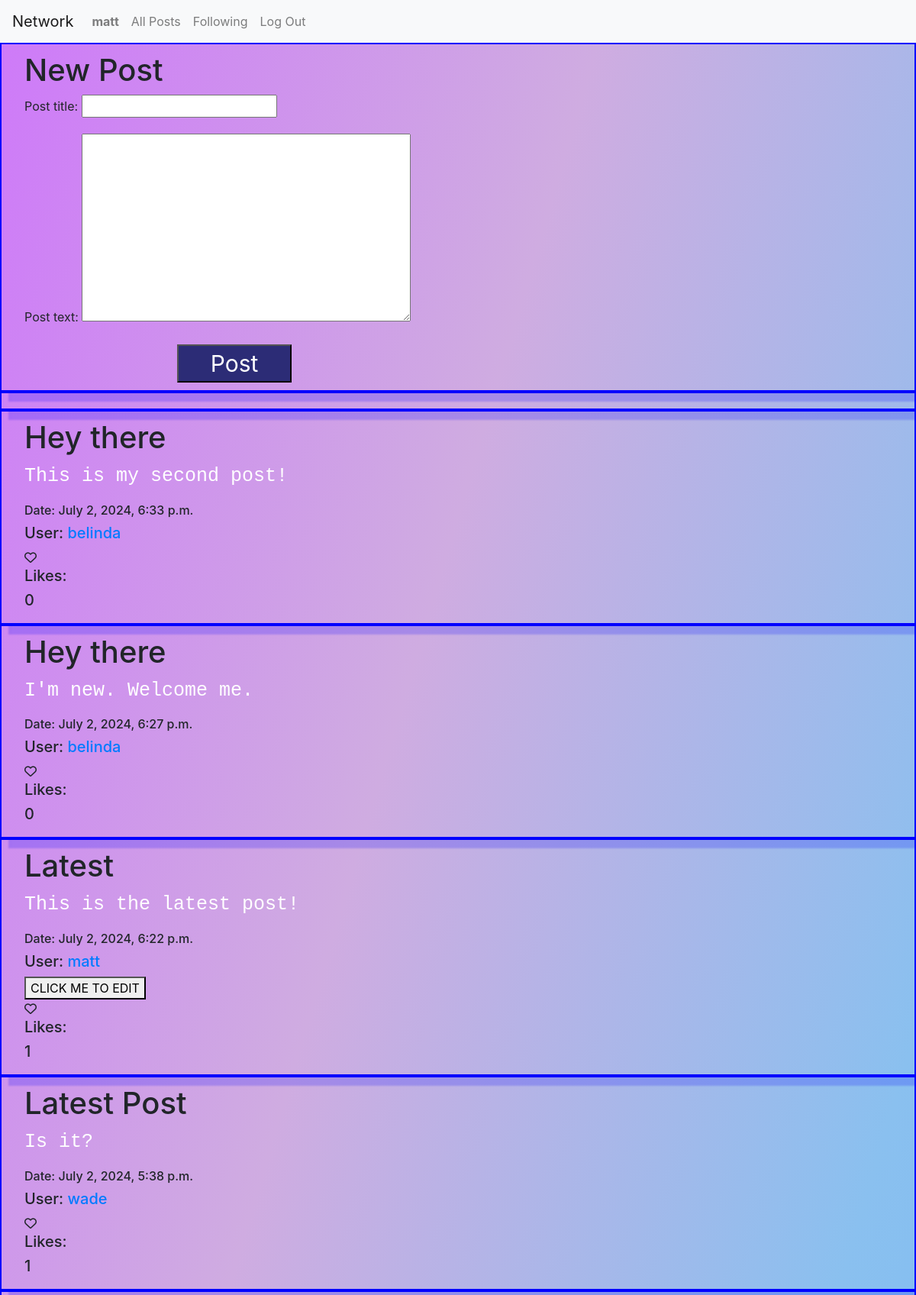
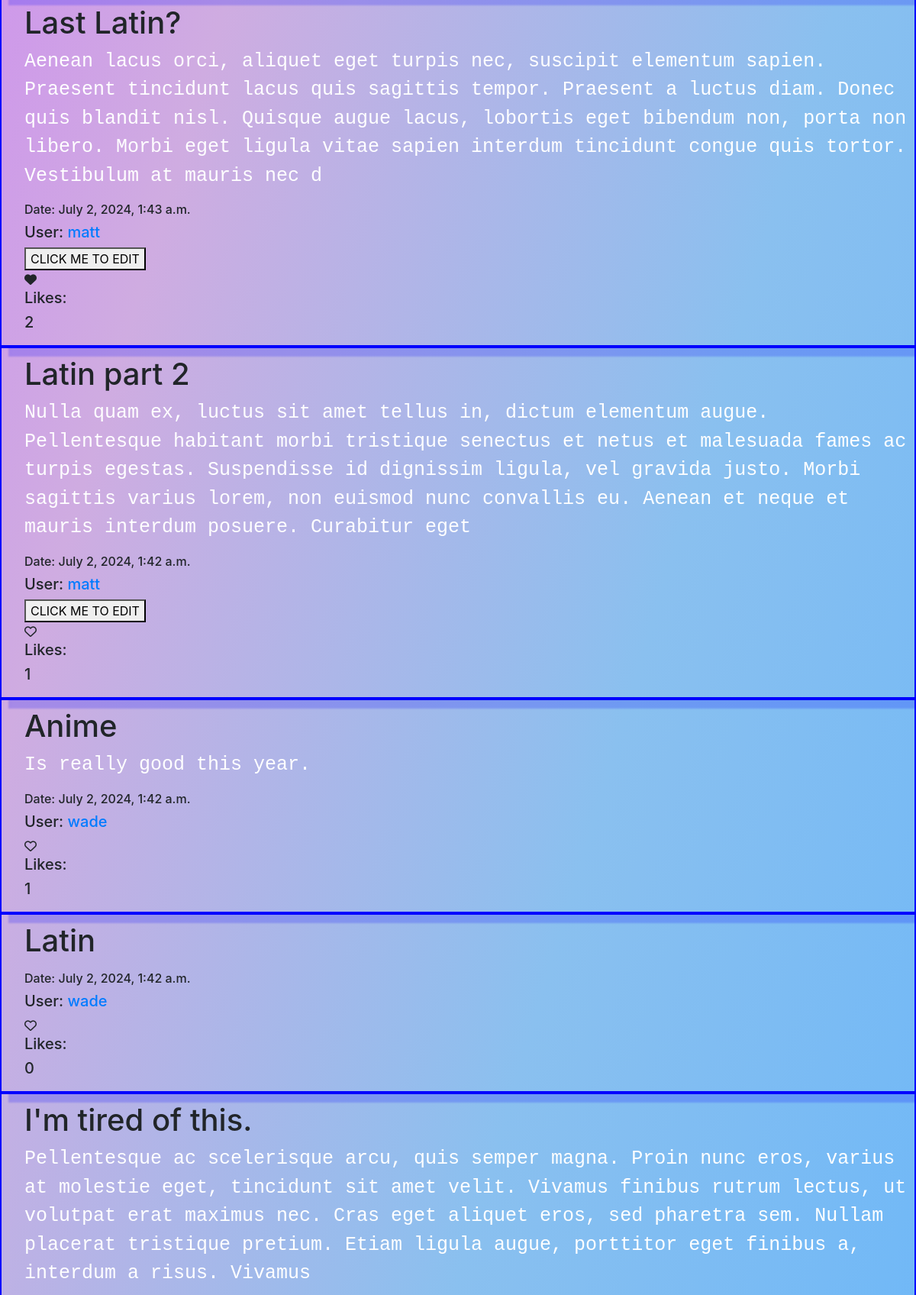
Screenshot of / (signed in, upper part) with the database file from the repository (2 pictures, top to bottom).
### network/models.py (models this page shows)
class User(AbstractUser):
    pass

class Posts(models.Model):
    post_title=models.CharField(max_length=20) #title
    post_text=models.TextField(max_length=330) #text
    likes=models.ManyToManyField(User,related_name="post_likes", blank=True) #likes, will be many users
    post_date=models.DateTimeField(auto_now_add=True) #date/time
    user=models.ForeignKey(User, related_name="post_author", on_delete=models.CASCADE) #user id foreign key

### network/views.py (the view, shortened to what this page needs)
# urls.py: path("", views.index, name="index"),
@login_required(login_url='login')  #requires user to be logged in to post and view forum
def index(request):
    form1=PostForm()                  #request post form
    posts=Posts.objects.all()        # gets all posts and paginates them when returning a render of the index view
    posts=posts.order_by("-post_date") # order posts by date
    for post in posts:                     # loop through all ordered posts and add a temporary attribute of the number of likes per post
        post.likes_counts=post.likes.count()
        post.likers=[user.id for user in post.likes.all()]
    p=Paginator(posts,10)            # paginating
    page_number=request.GET.get('page')
    page_obj=p.get_page(page_number)
    return render(request, "network/index.html", {'form1':form1, 'page_obj':page_obj})

### network/forms.py
class PostForm(forms.ModelForm):
    class Meta:
        model = Posts
        fields = ['post_title', 'post_text']

### network/templates/network/index.html (shortened to what this page needs)
{% extends "network/layout.html" %}
{% block body %}
<form method="POST" class="wade_form">
    <h1> New Post </h1>
    {{ form1.as_p }}
    <button id="button" type="submit">Post</button>
</form>
<div class="text-area"></div>
{% for page in page_obj %}
<div class="post" data-post-id="{{page.id}}"><h1>{{page.post_title}}</h1>
    <p>{{page.post_text}}</p>
    <h6>Date: {{page.post_date}}</h6>
    <h5>User: <a href="{% url 'profile' page.user.id %}">{{ page.user.username }}</a></h5>
    {% if page.user.id == request.user.id %}
<button  class="edit" data-post_id="{{page.id}}">CLICK ME TO EDIT</button>
{% endif %}
<div class="heartcontainer" data-user="{{request.user.id}}" data-post="{{page.id}}">
    {% if request.user.id in page.likers %}
    <i class="fa-solid fa-heart"></i>
{% else %}
    <i class="fa-regular fa-heart"></i>
{% endif %}
</div>
<h5>Likes:</h5>
<h5 id="likes-count-{{page.id}}">{{page.likes.count}}</h5>
</div class="endLine">
{% endfor %}
{% endblock %}

### network/templates/network/layout.html (shortened to what this page needs)
{% load static %}
<!DOCTYPE html>
<html lang="en">
    <head>
        <link rel="stylesheet" href="https://stackpath.bootstrapcdn.com/bootstrap/4.4.1/css/bootstrap.min.css">
        <link href="{% static 'network/styles.css' %}" rel="stylesheet">
    </head>
    <body>
        <nav class="navbar navbar-expand-lg navbar-light bg-light">
            <a class="navbar-brand" href="#">Network</a>
            <div>
              <ul class="navbar-nav mr-auto">
                {% if user.is_authenticated %}
                    <li class="nav-item">
                        <a class="nav-link" href="#"><strong>{{ user.username }}</strong></a>
                    </li>
                {% endif %}
                <li class="nav-item">
                  <a class="nav-link" href="{% url 'index' %}">All Posts</a>
                </li>
                {% if user.is_authenticated %}
                    <li class="nav-item">
                        <a class="nav-link" href="{% url 'following' user.id %}">Following</a>
                    </li>
                    <li class="nav-item">
                        <a class="nav-link" href="{% url 'logout' %}">Log Out</a>
                    </li>
                {% endif %}
              </ul>
            </div>
          </nav>
        <div class="body">
            {% block body %}
            {% endblock %}
        </div>
    </body>
</html>

### network/static/network/styles.css (style rules this page uses)
.post { align-content: center; align-self: flex-end; box-shadow: 12px 12px 2px 1px rgba(0, 0, 255, .2); border: 2px solid blue; padding-left: 30px; padding-bottom: 10px; padding-top: 10px; }
.post p { font-size: 25px; font-family: 'Courier New', Courier, monospace; color:rgb(255, 255, 255); }
.wade_form { align-content: center; align-self: flex-end; box-shadow: 12px 12px 2px 1px rgba(0, 0, 255, .2); border: 2px solid blue; padding-left: 30px; padding-bottom: 10px; padding-top: 10px; }
#button { float: left; margin-left: 200px; width: 150px; height: 50px; font-size: 30px; background-color: rgb(44, 44, 118); color: white; }
.text-area { align-content: center; align-self: flex-end; box-shadow: 12px 12px 2px 1px rgba(0, 0, 255, .2); border: 2px solid blue; padding-left: 30px; padding-bottom: 10px; padding-top: 10px; }
body { background: linear-gradient(to bottom right, rgb(206, 121, 249), rgb(207, 172, 225), rgb(138, 192, 239), rgb(105, 182, 249)) }

### rows the page displays
User: username "matt"
Posts: post_title "Hey there", post_text "This is my second post!", post_date "July 2, 2024, 6:33 p.m.", user.username "belinda", likes.count "0"
Posts: post_title "Hey there", post_text "I'm new. Welcome me.", post_date "July 2, 2024, 6:27 p.m.", user.username "belinda", likes.count "0"
Posts: post_title "Latest", post_text "This is the latest post!", post_date "July 2, 2024, 6:22 p.m.", user.username "matt", likes.count "1"
Posts: post_title "Latest Post", post_text "Is it?", post_date "July 2, 2024, 5:38 p.m.", user.username "wade", likes.count "1"
Posts: post_title "Last Latin?", post_text "Aenean lacus orci, aliquet eget turpis nec, suscipit elementum sapien. Praesent tincidunt lacus quis sagittis tempor. Praesent a luctus diam. Donec quis blandit nisl. Quisque augue lacus, lobortis eget bibendum non, porta non libero. Morbi eget ligula vitae sapien interdum tincidunt congue quis tortor. Vestibulum at mauris nec d", post_date "July 2, 2024, 1:43 a.m.", user.username "matt", likes.count "2"
Posts: post_title "Latin part 2", post_text "Nulla quam ex, luctus sit amet tellus in, dictum elementum augue. Pellentesque habitant morbi tristique senectus et netus et malesuada fames ac turpis egestas. Suspendisse id dignissim ligula, vel gravida justo. Morbi sagittis varius lorem, non euismod nunc convallis eu. Aenean et neque et mauris interdum posuere. Curabitur eget", post_date "July 2, 2024, 1:42 a.m.", user.username "matt", likes.count "1"
Posts: post_title "Anime", post_text "Is really good this year.", post_date "July 2, 2024, 1:42 a.m.", user.username "wade", likes.count "1"
Posts: post_title "Latin", post_date "July 2, 2024, 1:42 a.m.", user.username "wade", likes.count "0"
Posts: post_title "I'm tired of this.", post_text "Pellentesque ac scelerisque arcu, quis semper magna. Proin nunc eros, varius at molestie eget, tincidunt sit amet velit. Vivamus finibus rutrum lectus, ut volutpat erat maximus nec. Cras eget aliquet eros, sed pharetra sem. Nullam placerat tristique pretium. Etiam ligula augue, porttitor eget finibus a, interdum a risus. Vivamus"
